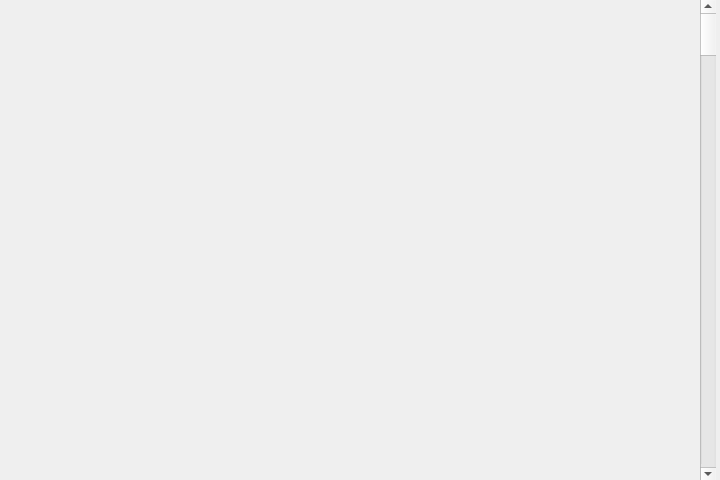
<?xml version="1.0" encoding="UTF-8"?>
<ui version="4.0">
 <class>MainWindow</class>
 <widget class="QMainWindow" name="MainWindow">
  <property name="geometry">
   <rect>
    <x>0</x>
    <y>0</y>
    <width>720</width>
    <height>480</height>
   </rect>
  </property>
  <property name="windowTitle">
   <string>MainWindow</string>
  </property>
  <property name="locale">
   <locale language="English" country="Finland"/>
  </property>
  <widget class="QWidget" name="centralWidget">
   <widget class="QScrollBar" name="verticalScrollBar">
    <property name="geometry">
     <rect>
      <x>700</x>
      <y>0</y>
      <width>16</width>
      <height>481</height>
     </rect>
    </property>
    <property name="orientation">
     <enum>Qt::Vertical</enum>
    </property>
   </widget>
  </widget>
 </widget>
 <layoutdefault spacing="6" margin="11"/>
 <resources/>
 <connections/>
</ui>
